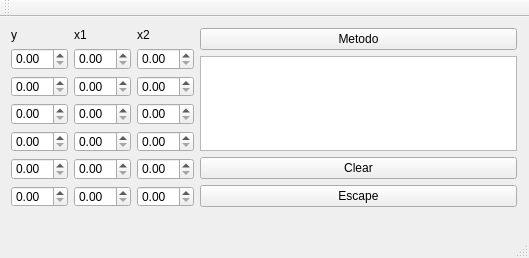
<?xml version="1.0" encoding="UTF-8"?>
<ui version="4.0">
 <class>RegLinealMulti</class>
 <widget class="QMainWindow" name="RegLinealMulti">
  <property name="geometry">
   <rect>
    <x>0</x>
    <y>0</y>
    <width>529</width>
    <height>258</height>
   </rect>
  </property>
  <property name="windowTitle">
   <string>RegLinealMulti</string>
  </property>
  <widget class="QWidget" name="centralWidget">
   <widget class="QWidget" name="layoutWidget">
    <property name="geometry">
     <rect>
      <x>0</x>
      <y>0</y>
      <width>528</width>
      <height>201</height>
     </rect>
    </property>
    <layout class="QHBoxLayout" name="horizontalLayout_3">
     <item>
      <layout class="QVBoxLayout" name="verticalLayout_5">
       <item>
        <layout class="QHBoxLayout" name="horizontalLayout">
         <item>
          <widget class="QLabel" name="label">
           <property name="text">
            <string>y</string>
           </property>
          </widget>
         </item>
         <item>
          <widget class="QLabel" name="label_2">
           <property name="text">
            <string>x1</string>
           </property>
          </widget>
         </item>
         <item>
          <widget class="QLabel" name="label_3">
           <property name="text">
            <string>x2</string>
           </property>
          </widget>
         </item>
        </layout>
       </item>
       <item>
        <layout class="QHBoxLayout" name="horizontalLayout_2">
         <item>
          <layout class="QVBoxLayout" name="verticalLayout_2">
           <item>
            <widget class="QDoubleSpinBox" name="doubleSpinBox_12"/>
           </item>
           <item>
            <widget class="QDoubleSpinBox" name="doubleSpinBox_13"/>
           </item>
           <item>
            <widget class="QDoubleSpinBox" name="doubleSpinBox_14"/>
           </item>
           <item>
            <widget class="QDoubleSpinBox" name="doubleSpinBox_15"/>
           </item>
           <item>
            <widget class="QDoubleSpinBox" name="doubleSpinBox_16"/>
           </item>
           <item>
            <widget class="QDoubleSpinBox" name="doubleSpinBox_17"/>
           </item>
          </layout>
         </item>
         <item>
          <layout class="QVBoxLayout" name="verticalLayout">
           <item>
            <widget class="QDoubleSpinBox" name="doubleSpinBox_7"/>
           </item>
           <item>
            <widget class="QDoubleSpinBox" name="doubleSpinBox_8"/>
           </item>
           <item>
            <widget class="QDoubleSpinBox" name="doubleSpinBox_6"/>
           </item>
           <item>
            <widget class="QDoubleSpinBox" name="doubleSpinBox_5"/>
           </item>
           <item>
            <widget class="QDoubleSpinBox" name="doubleSpinBox_4"/>
           </item>
           <item>
            <widget class="QDoubleSpinBox" name="doubleSpinBox_3"/>
           </item>
          </layout>
         </item>
         <item>
          <layout class="QVBoxLayout" name="verticalLayout_3">
           <item>
            <widget class="QDoubleSpinBox" name="doubleSpinBox_9"/>
           </item>
           <item>
            <widget class="QDoubleSpinBox" name="doubleSpinBox_10"/>
           </item>
           <item>
            <widget class="QDoubleSpinBox" name="doubleSpinBox_11"/>
           </item>
           <item>
            <widget class="QDoubleSpinBox" name="doubleSpinBox_18"/>
           </item>
           <item>
            <widget class="QDoubleSpinBox" name="doubleSpinBox_2"/>
           </item>
           <item>
            <widget class="QDoubleSpinBox" name="doubleSpinBox"/>
           </item>
          </layout>
         </item>
        </layout>
       </item>
      </layout>
     </item>
     <item>
      <layout class="QVBoxLayout" name="verticalLayout_4">
       <item>
        <widget class="QPushButton" name="pushButton">
         <property name="text">
          <string>Metodo</string>
         </property>
        </widget>
       </item>
       <item>
        <widget class="QTextBrowser" name="textBrowser"/>
       </item>
       <item>
        <spacer name="verticalSpacer">
         <property name="orientation">
          <enum>Qt::Vertical</enum>
         </property>
         <property name="sizeHint" stdset="0">
          <size>
           <width>20</width>
           <height>40</height>
          </size>
         </property>
        </spacer>
       </item>
       <item>
        <widget class="QPushButton" name="pushButton_2">
         <property name="text">
          <string>Clear</string>
         </property>
        </widget>
       </item>
       <item>
        <widget class="QPushButton" name="pushButton_3">
         <property name="text">
          <string>Escape</string>
         </property>
        </widget>
       </item>
      </layout>
     </item>
    </layout>
   </widget>
  </widget>
  <widget class="QMenuBar" name="menuBar">
   <property name="geometry">
    <rect>
     <x>0</x>
     <y>0</y>
     <width>529</width>
     <height>21</height>
    </rect>
   </property>
  </widget>
  <widget class="QToolBar" name="mainToolBar">
   <attribute name="toolBarArea">
    <enum>TopToolBarArea</enum>
   </attribute>
   <attribute name="toolBarBreak">
    <bool>false</bool>
   </attribute>
  </widget>
  <widget class="QStatusBar" name="statusBar"/>
 </widget>
 <layoutdefault spacing="6" margin="11"/>
 <resources/>
 <connections/>
</ui>
